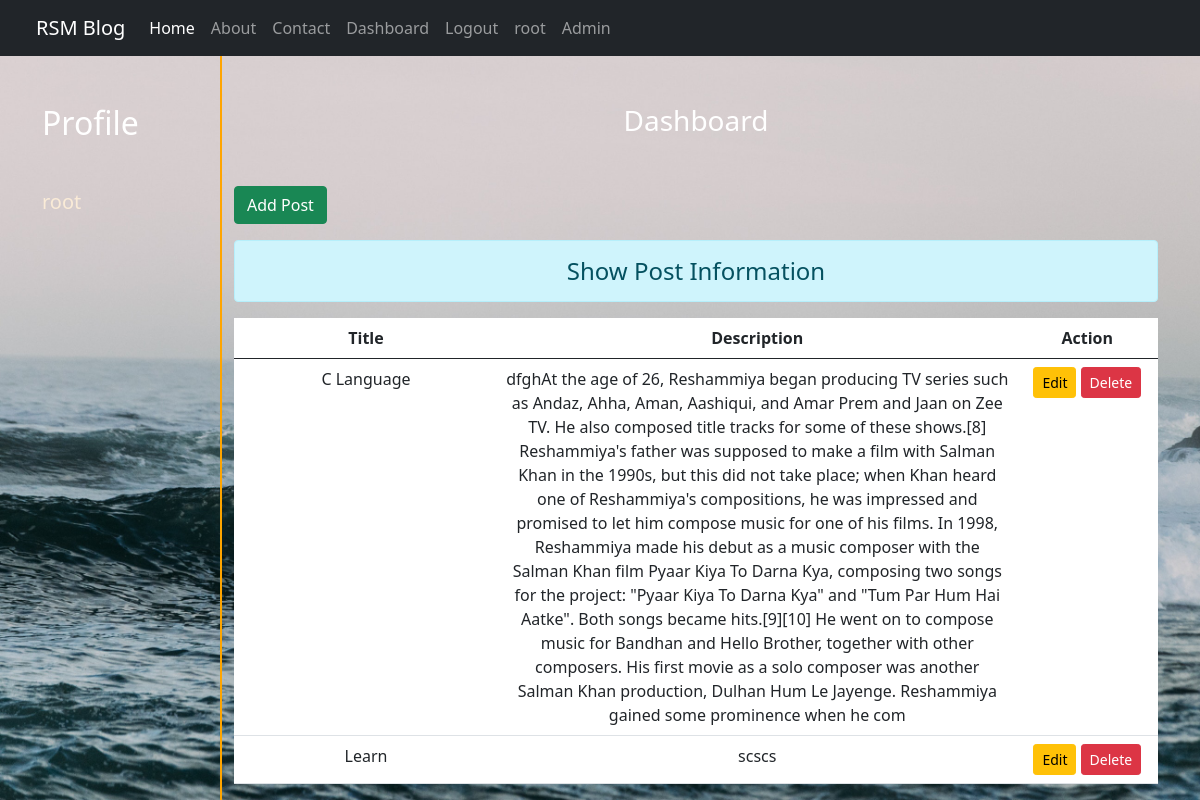
The page /dashboard/ (signed in) on the database its author committed.
### miniblog/models.py (models this page shows)
class Post(models.Model):
    title = models.CharField(max_length=150)
    desc = models.TextField()
    uname = models.CharField(max_length=150)
    time = models.DateTimeField(auto_now=True)

### miniblog/views.py (the view)
# urls.py: path('dashboard/',views.dashboard,name="dashboard"),
def dashboard(request):
    if request.user.is_authenticated:
        username = request.user.username
        posts = Post.objects.filter(uname = username)
        return render(request,'miniblog/dashboard.html',{'post':posts})
    else:
        return redirect('/login/')

### miniblog/templates/miniblog/dashboard.html (shortened to what this page needs)
{% extends 'miniblog/base.html' %}
{% load static %}
{% block content %}
<div class="col-sm-2">
    <h2 class=" text-white my-5">Profile</h2>
            <h5>{{user.username}}</h5>
    </div>
<div class="col-sm-10" style="border-left: 2px solid orange;height: auto;">
    <h3 class="text-white my-5 text-center">Dashboard</h3>
    <a href="{% url 'addpost' %}" class="btn btn-success">Add Post</a>
    <h4 class="text-center alert alert-info mt-3">Show Post Information</h4>
    {% if post %}
    <table class="table table-hover bg-white">
        <thead>
        <tr class="text-center">
            <th scope="col" style="width:28%">Title</th>
            <th scope="col" style="width:55%">Description</th>
            <th scope="col" style="width:15%">Action</th>
        </tr>
        </thead>
        <tbody>
        {% for post in post %}
        <tr>
            <td class="text-center">{{post.title}}</td>
            <td class="text-center">{{post.desc}}</td>
            <td class="text-center">
                <a href="{% url 'updatepost' post.id %}" class="btn btn-warning btn-sm">Edit</a>
                <form action="{% url 'deletepost' post.id %}" method="post" class="d-inline">
                    <input type="submit" class="btn btn-danger btn-sm" value="Delete">
                </form>
            </td>
        </tr>
        {% endfor %}
        </tbody>
    </table>
    {% else %}
    <h4 class="text-center alert alert-warning">No Records</h4>
    {% endif %}
       </div>
{% endblock content %}

### miniblog/templates/miniblog/navbar.html (shortened to what this page needs)
<nav class="navbar navbar-expand-lg navbar-dark bg-dark">
  <div class="container-fluid">
    <a class="navbar-brand" href="#">RSM Blog</a>
    <div class="collapse navbar-collapse" id="navbarNav">
      <ul class="navbar-nav">
        <li class="nav-item">
          <a class="nav-link active" aria-current="page" href="/">Home</a>
        </li>
        <li class="nav-item">
          <a class="nav-link" href="{% url 'about' %}">About</a>
        </li>
        <li class="nav-item">
          <a class="nav-link" href="{% url 'Contact' %}">Contact</a>
        </li>
        {% if request.user.is_authenticated %}
       <li class="nav-item">
          <a class="nav-link" href="{% url 'dashboard' %}">Dashboard</a>
        </li>
          <li class="nav-item">
          <a class="nav-link" href="{% url 'logout' %}">Logout</a>
        </li>
          <li class="nav-item">
          <a class="nav-link" href="">{{user.username}}</a>
        </li>
          <li class="nav-item">
          <a class="nav-link" href="/admin/">Admin</a>
        </li>
        {% endif %}
      </ul>
    </div>
  </div>
</nav>

### miniblog/static/miniblog/css/style.css (style rules this page uses)
body { color: antiquewhite; }

### rows shown on the page
Post: title "C Language", desc "dfghAt the age of 26, Reshammiya began producing TV series such as Andaz, Ahha, Aman, Aashiqui, and Amar Prem and Jaan on Zee TV. He also composed title tracks for some of these shows.[8] Reshammiya's father was supposed to make a film with Salman Khan in the 1990s, but this did not take place; when Khan heard one of Reshammiya's compositions, he was impressed and promised to let him compose music for one of his films. In 1998, Reshammiya made his debut as a music composer with the Salman Khan film Pyaar Kiya To Darna Kya, composing two songs for the project: \"Pyaar Kiya To Darna Kya\" and \"Tum Par Hum Hai Aatke\". Both songs became hits.[9][10] He went on to compose music for Bandhan and…"
Post: title "Learn", desc "scscs"

### other values the page prints
{{ user.username }} "root"
